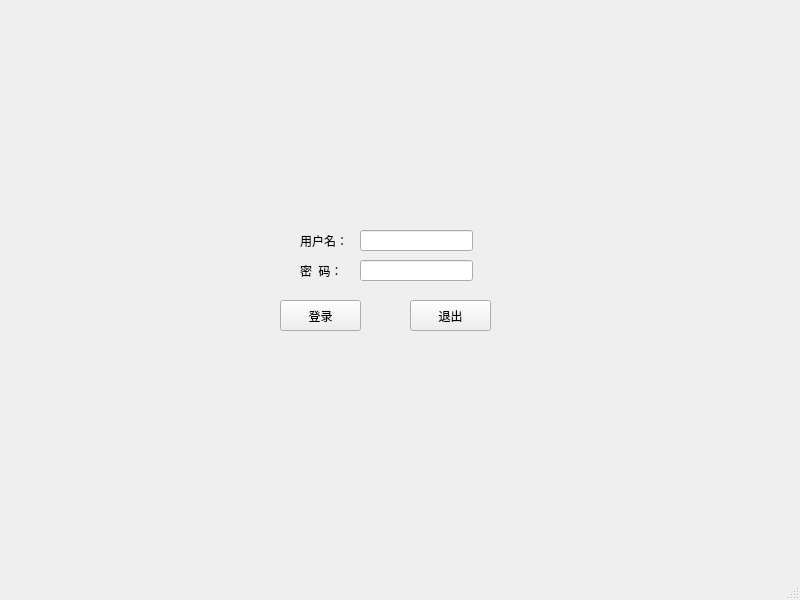
<?xml version="1.0" encoding="UTF-8"?>
<ui version="4.0">
 <class>MainWindow</class>
 <widget class="QMainWindow" name="MainWindow">
  <property name="geometry">
   <rect>
    <x>0</x>
    <y>0</y>
    <width>800</width>
    <height>600</height>
   </rect>
  </property>
  <property name="windowTitle">
   <string>系统登录</string>
  </property>
  <widget class="QWidget" name="centralwidget">
   <widget class="QLabel" name="label">
    <property name="geometry">
     <rect>
      <x>300</x>
      <y>220</y>
      <width>71</width>
      <height>41</height>
     </rect>
    </property>
    <property name="text">
     <string>用户名：</string>
    </property>
   </widget>
   <widget class="QLabel" name="label_2">
    <property name="geometry">
     <rect>
      <x>300</x>
      <y>250</y>
      <width>71</width>
      <height>41</height>
     </rect>
    </property>
    <property name="text">
     <string>密  码：</string>
    </property>
   </widget>
   <widget class="QLineEdit" name="lineEdit">
    <property name="geometry">
     <rect>
      <x>360</x>
      <y>230</y>
      <width>113</width>
      <height>21</height>
     </rect>
    </property>
   </widget>
   <widget class="QLineEdit" name="lineEdit_2">
    <property name="geometry">
     <rect>
      <x>360</x>
      <y>260</y>
      <width>113</width>
      <height>21</height>
     </rect>
    </property>
   </widget>
   <widget class="QPushButton" name="pushButton">
    <property name="geometry">
     <rect>
      <x>280</x>
      <y>300</y>
      <width>81</width>
      <height>31</height>
     </rect>
    </property>
    <property name="text">
     <string>登录</string>
    </property>
   </widget>
   <widget class="QPushButton" name="pushButton_2">
    <property name="geometry">
     <rect>
      <x>410</x>
      <y>300</y>
      <width>81</width>
      <height>31</height>
     </rect>
    </property>
    <property name="text">
     <string>退出</string>
    </property>
   </widget>
  </widget>
  <widget class="QMenuBar" name="menubar">
   <property name="geometry">
    <rect>
     <x>0</x>
     <y>0</y>
     <width>800</width>
     <height>26</height>
    </rect>
   </property>
  </widget>
  <widget class="QStatusBar" name="statusbar"/>
 </widget>
 <resources/>
 <connections/>
</ui>
